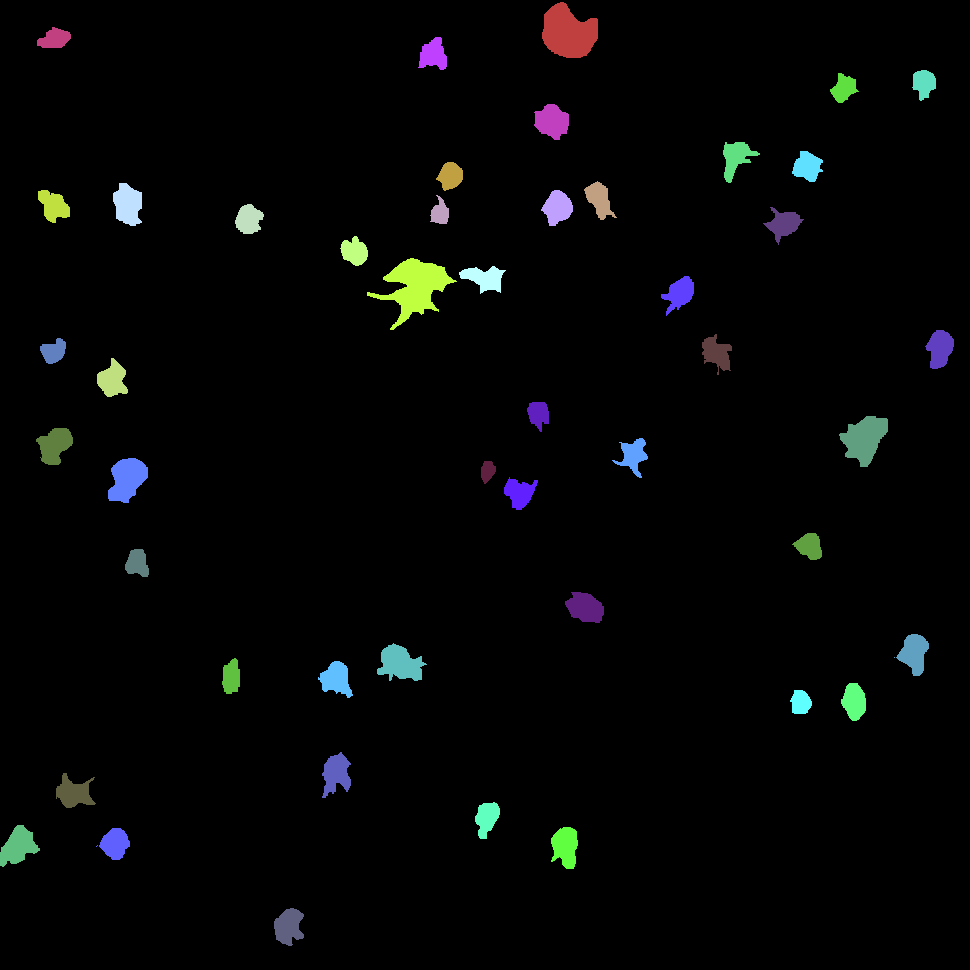
#> input picture mask_R-CNN/training_data/training1/labeled.png, 970 x 970 px, found by its file name; its folder holds 2 pictures in this run
$ python preprocess_data.py
#> lines starting #> are read from the running program, lines starting #| are printed output that depends on the picture; after the words box and inside, x2 and y2 are one past the last pixel; in counts of white or black regions, pixels touching at a corner belong together
#> in main, color_mask is the input picture: shape (970, 970, 3); mean B, G, R 5.9, 6, 5.1
"""
Script that modifies segmentation mask with instances. Each color
is converted to instance id and image is saved in the dame directory.
Directory structre:
root_dir
    set1
        raw.tif
        labeled.png
        ...
    set2
        raw.tif
        labeled.png
        ...

Usage:
    preprocess_data.py --data-dir=<data_dir>
"""
import os

import cv2
import numpy as np
from docopt import docopt
from tqdm import tqdm


def convert_colors_to_ids(color_mask):
    unique_colors = np.unique(color_mask.reshape(-1, color_mask.shape[2]), axis=0)
#> unique_colors = 48 rows, first 8: [0, 0, 0], [64, 32, 96], [64, 64, 96], [64, 64, 192], [64, 96, 96], [64, 128, 96], [64, 160, 96], [64, 160, 192]

    ids_mask = np.zeros(color_mask.shape[:2])

    id_counter = 1
    for color in unique_colors:
        if not (color == [0, 0, 0]).all():
            instance = cv2.inRange(color_mask, color, color)
            ids_mask[np.where(instance > 0)] = id_counter
            id_counter += 1
#> this loop made 48 passes
#> color on passes 1 to 12: [0, 0, 0], [64, 32, 96], [64, 64, 96], [64, 64, 192], [64, 96, 96], [64, 128, 96], [64, 160, 96], [64, 160, 192], [64, 192, 96], [64, 224, 96], [64, 224, 192], [64, 255, 96]
#> pass 2, in convert_colors_to_ids, `instance = cv2.inRange(color_mask, color, color)`:
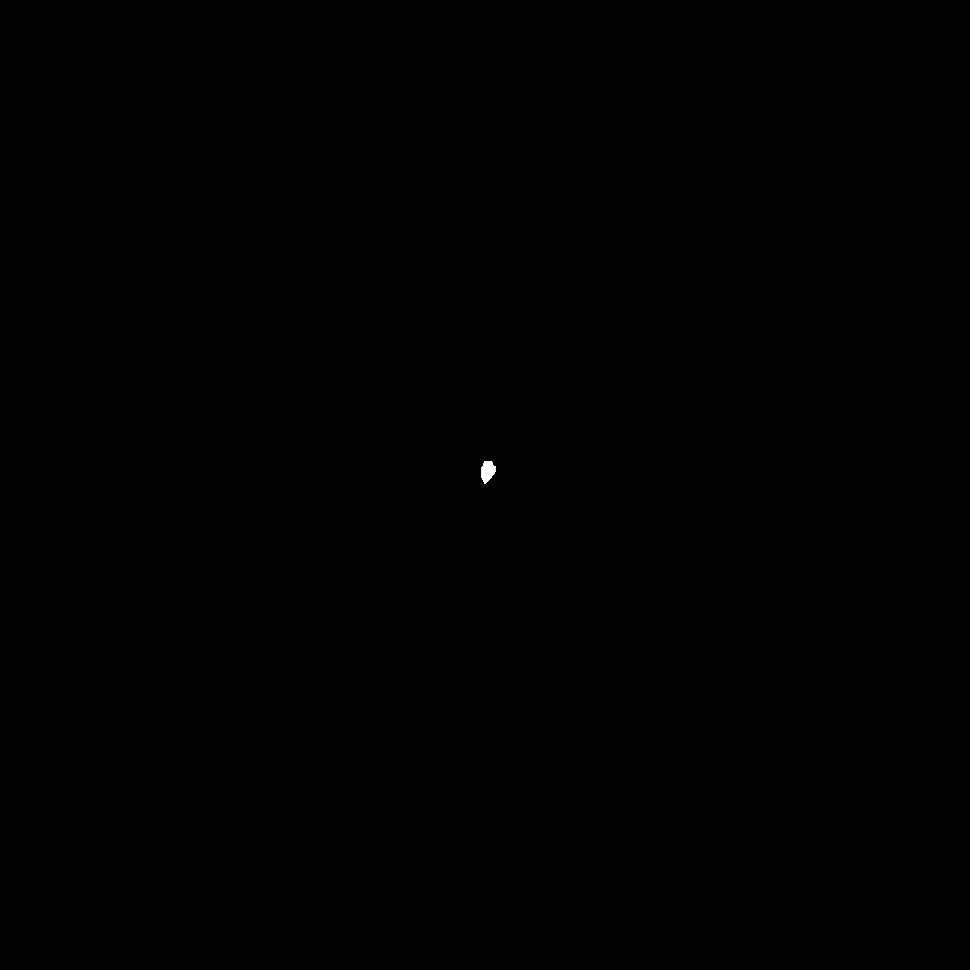
#> instance: shape (970, 970); 0.03% white; 1 white region, box (x1, y1, x2, y2) and area: (481, 461, 496, 484) 245
#> after the loop:
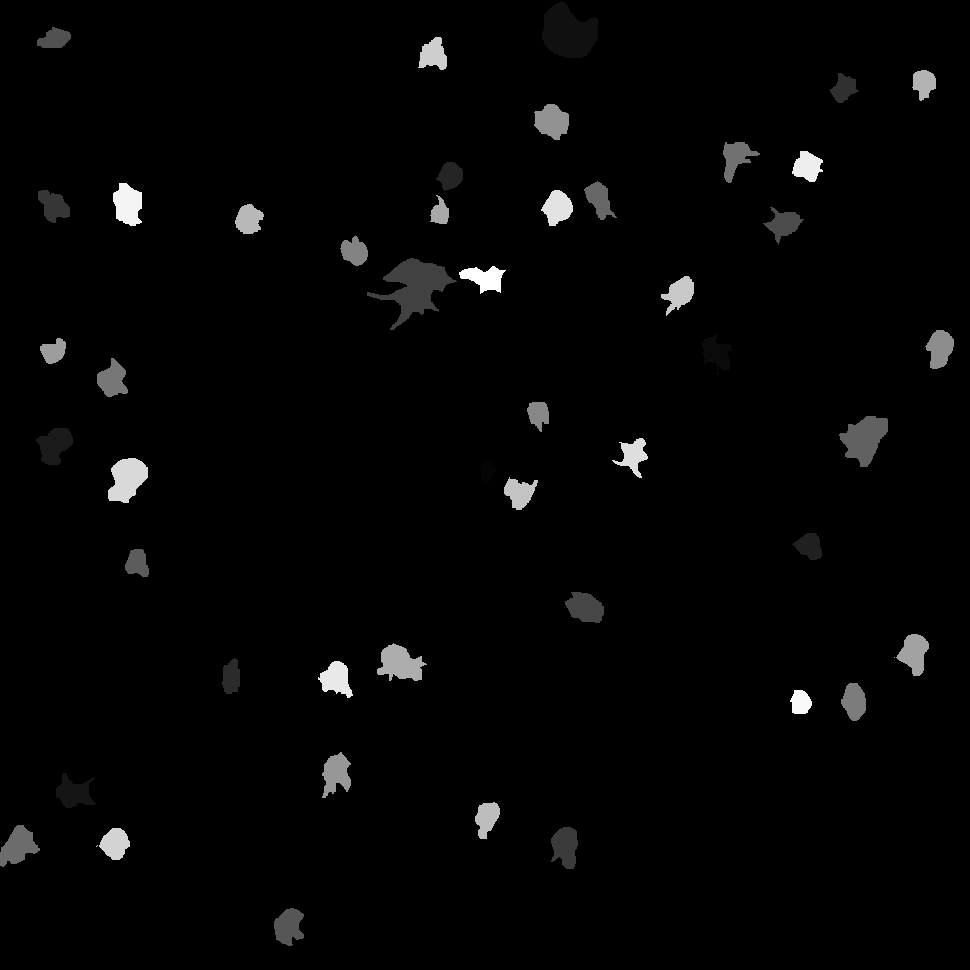
#> ids_mask: shape (970, 970) float64; min 0, max 47, mean 0.9; drawn with min black and max white
#> after the loop, id_counter = 48
    return ids_mask


def main():
    # args = docopt(__doc__)

    # data_dir = args['--data-dir']
    data_dir = "~/Desktop/mask_R-CNN/training_data"

    image_dirs = [os.path.join(data_dir, subdir) for subdir in os.listdir(data_dir)]
    for image_dir in tqdm(image_dirs):
        color_mask = cv2.imread(os.path.join(image_dir, 'labeled.png'))

        ids_mask = convert_colors_to_ids(color_mask)
        cv2.imwrite(os.path.join(image_dir, 'instances_ids.png'), ids_mask)
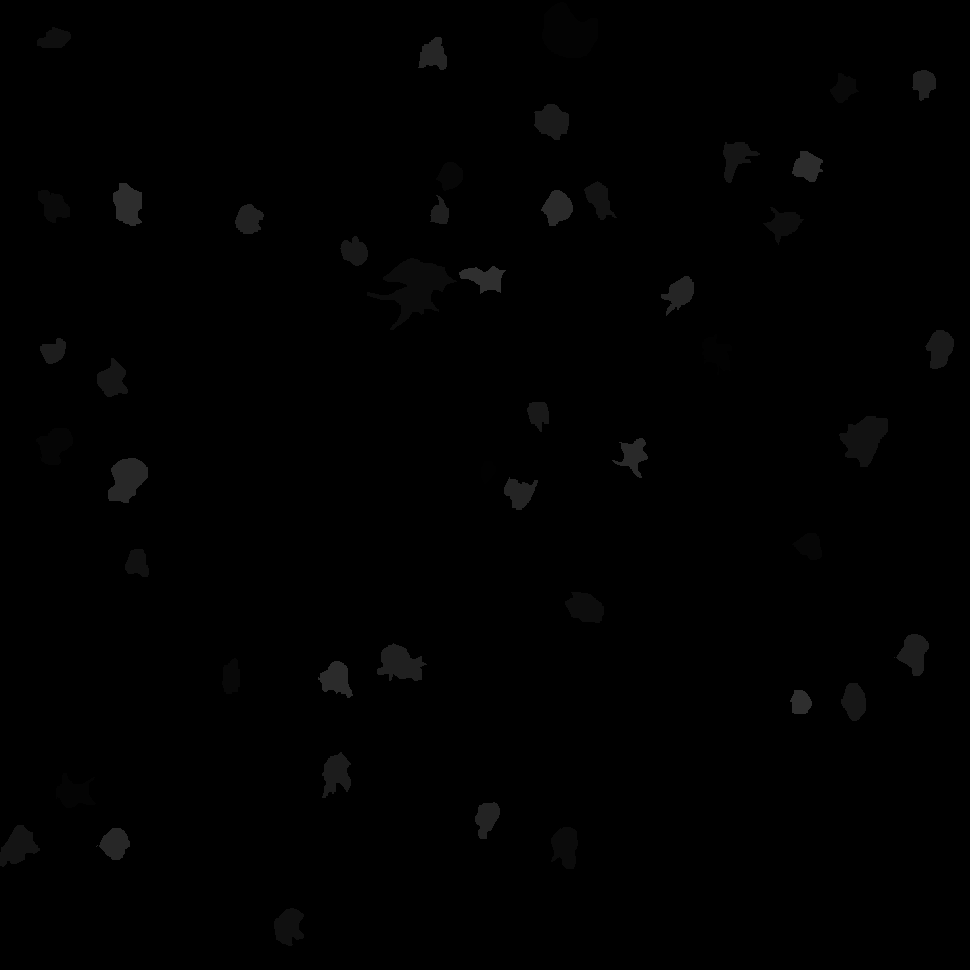
#> saved as instances_ids.png: shape (970, 970); min 0, max 47, mean 0.9


if __name__ == '__main__':
    main()
